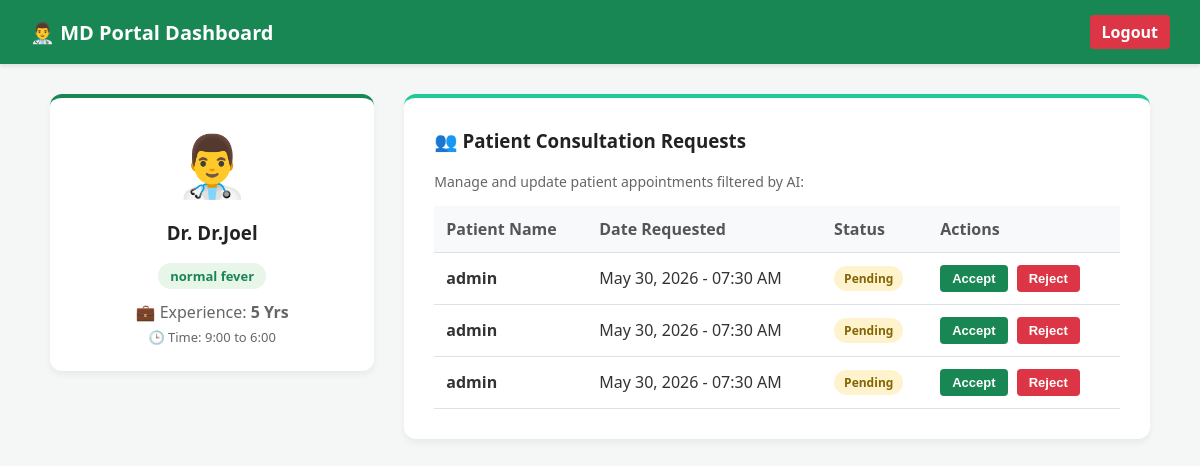
Page /doctor/dashboard/ (signed in) on the committed database.
### telemedicine/models.py (models this page shows, shortened)
class Doctor(models.Model):
    user = models.OneToOneField(User, on_delete=models.CASCADE)
    specialization = models.CharField(max_length=100)
    experience = models.IntegerField()
    available_time = models.CharField(max_length=100)
    doctor_image = models.ImageField(upload_to='doctors/', default='doctors/default_doc.png', blank=True)

class Appointment(models.Model):
    user = models.ForeignKey(User, on_delete=models.CASCADE)
    doctor = models.ForeignKey(Doctor, on_delete=models.CASCADE)
    status = models.CharField(max_length=20, default="Pending")
    created_at = models.DateTimeField(auto_now_add=True)

### telemedicine/views.py (the view, shortened to what this page needs)
# urls.py: path('doctor/dashboard/', views.doctor_dashboard, name='doctor_dashboard'),
@login_required
def doctor_dashboard(request):
    doctor_obj = get_object_or_404(Doctor, user=request.user)
    return render(request, 'doctor_dashboard.html', {
        'appointments': Appointment.objects.filter(doctor=doctor_obj),
        'doctor': doctor_obj
    })

### telemedicine/templates/doctor_dashboard.html (shortened to what this page needs)
<!DOCTYPE html>
<html lang="en">
<head>
</head>
<body>
    <div class="navbar">
        <a class="navbar-brand" href="/">👨‍⚕️ MD Portal Dashboard</a>
        <a href="{% url 'logout' %}" style="color: white; text-decoration: none; font-weight: bold; background: #dc3545; padding: 6px 12px; border-radius: 4px;">Logout</a>
    </div>
    <div class="container">
        <div class="sidebar">
            {% if doctor.doctor_image %}
                <img src="{{ doctor.doctor_image.url }}" class="profile-img" alt="Doctor">
            {% else %}
                <div style="font-size: 60px; margin-bottom: 15px;">👨‍⚕️</div>
            {% endif %}
            <h3>Dr. {{ user.username }}</h3>
            <span style="background: #e8f5e9; color: #198754; padding: 4px 12px; border-radius: 20px; font-weight: bold; font-size: 13px;">{{ doctor.specialization }}</span>
            <p style="color:#666; margin: 15px 0 5px 0;">💼 Experience: <strong>{{ doctor.experience }} Yrs</strong></p>
            <p style="color:#666; margin: 0; font-size: 13px;">🕒 Time: {{ doctor.available_time }}</p>
        </div>
        <div class="main-content">
            <h3>👥 Patient Consultation Requests</h3>
            <p style="color:#666; font-size: 14px;">Manage and update patient appointments filtered by AI:</p>
            {% if appointments %}
                <table class="table">
                    <thead>
                        <tr>
                            <th>Patient Name</th>
                            <th>Date Requested</th>
                            <th>Status</th>
                            <th>Actions</th>
                        </tr>
                    </thead>
                    <tbody>
                        {% for appt in appointments %}
                            <tr>
                                <td><strong>{{ appt.user.username }}</strong></td>
                                <td>{{ appt.created_at|date:"M d, Y - h:i A" }}</td>
                                <td><span class="status-badge status-{{ appt.status }}">{{ appt.status }}</span></td>
                                <td>
                                    {% if appt.status == "Pending" %}
                                        <form method="POST" style="display:inline;">
                                            <button type="submit" name="action" value="Accept" class="btn-action btn-accept">Accept</button>
                                            <button type="submit" name="action" value="Reject" class="btn-action btn-reject">Reject</button>
                                        </form>
                                    {% else %}
                                        <span style="color:#999; font-size:13px;">Action Taken</span>
                                    {% endif %}
                                </td>
                            </tr>
                        {% endfor %}
                    </tbody>
                </table>
            {% else %}
                <div style="text-align: center; padding: 40px; color: #999;">
                    <span style="font-size: 48px;">📭</span>
                    <p>No patient requests found at the moment.</p>
                </div>
            {% endif %}
        </div>
    </div>
</body>
</html>

### telemedicine/templates/doctor_dashboard.html (style rules this page uses)
body { font-family: 'Segoe UI', Arial, sans-serif; background-color: #f4f7f6; margin: 0; color: #333; }
.navbar { background-color: #198754; color: white; padding: 15px 30px; display: flex; justify-content: space-between; align-items: center; box-shadow: 0 2px 4px rgba(0,0,0,0.1); }
.navbar-brand { font-size: 20px; font-weight: bold; text-decoration: none; color: white; }
.container { max-width: 1100px; margin: 30px auto; padding: 0 20px; display: flex; gap: 30px; }
.sidebar { flex: 1; background: white; padding: 25px; border-radius: 12px; box-shadow: 0 4px 6px rgba(0,0,0,0.05); text-align: center; border-top: 4px solid #198754; height: fit-content; }
.main-content { flex: 2.5; background: white; padding: 30px; border-radius: 12px; box-shadow: 0 4px 6px rgba(0,0,0,0.05); border-top: 4px solid #20c997; }
h3 { margin-top: 0; color: #222; }
.table { width: 100%; border-collapse: collapse; margin-top: 15px; text-align: left; }
.table th, .table td { padding: 12px; border-bottom: 1px solid #dee2e6; }
.table th { background-color: #f8f9fa; color: #555; }
.status-badge { padding: 4px 10px; border-radius: 20px; font-size: 12px; font-weight: bold; display: inline-block; }
.status-Pending { background: #fff3cd; color: #856404; }
.btn-action { padding: 6px 12px; border-radius: 4px; border: none; font-weight: bold; cursor: pointer; text-decoration: none; font-size: 13px; display: inline-block; margin-right: 5px; }
.btn-accept { background-color: #198754; color: white; }
.btn-reject { background-color: #dc3545; color: white; }

### rows in the picture
Doctor: specialization "normal fever", experience "5", available_time "9:00 to 6:00"
Appointment: user.username "admin", created_at "May 30, 2026 - 07:30 AM", status "Pending"
Appointment: user.username "admin", created_at "May 30, 2026 - 07:30 AM", status "Pending"
Appointment: user.username "admin", created_at "May 30, 2026 - 07:30 AM", status "Pending"

### other values in the picture
{{ user.username }} "Dr.Joel"
